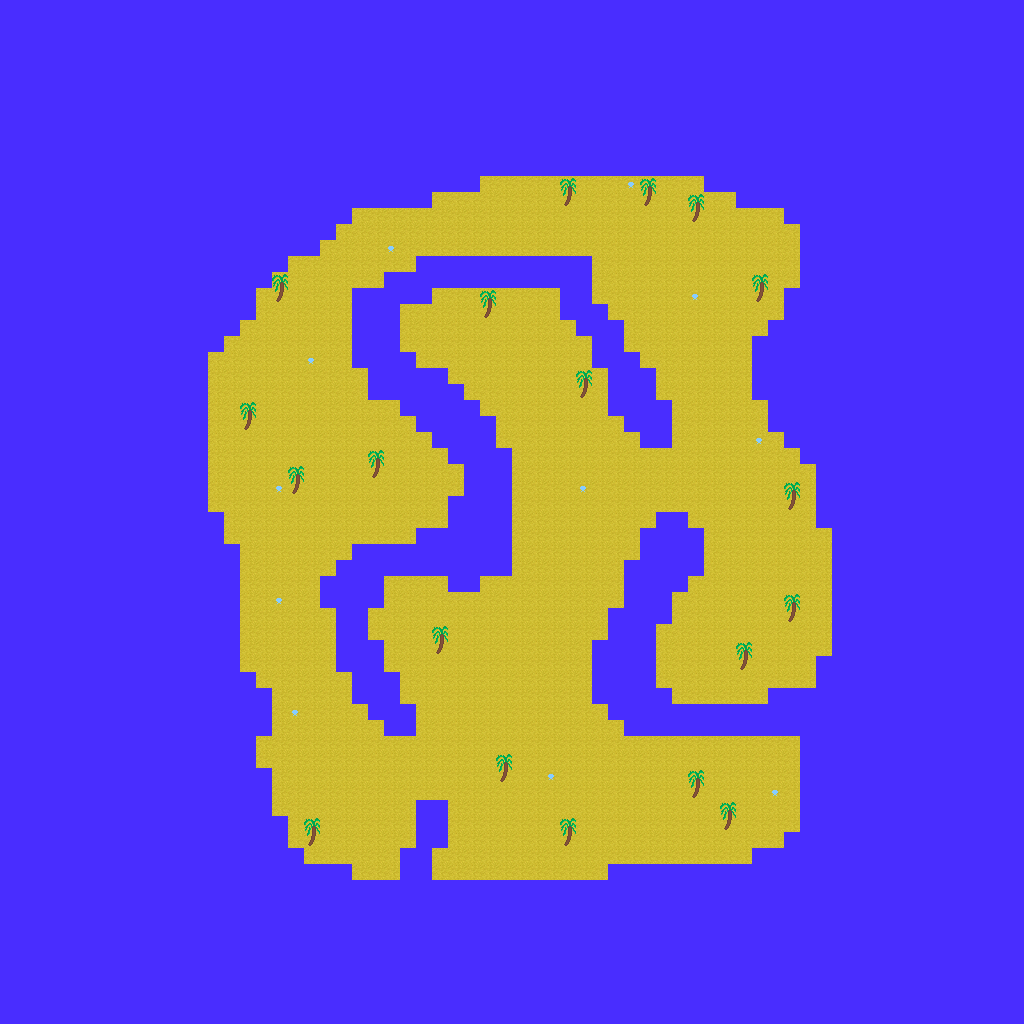

This game map was drawn from its Tiled (.tmx) file and the tilesets committed beside it. A one-line description and the trimmed map source follow:
An orthogonal 64x64 tile map with 16x16 px tiles, 3 tile layers (Walkable Layer, Collision Layer, Water Layer) and 15 objects (5x CRAB, 4x YELLOW_SLIME, 3x CHEST, START, YELLOW_PORTAL, ...).

<map version="1.2" tiledversion="1.2.3536" orientation="orthogonal" renderorder="right-down" width="64" height="64" tilewidth="16" tileheight="16" infinite="0" nextlayerid="7" nextobjectid="37">
 <tileset firstgid="1" source="THUNDERLANDS.tsx" />
 <layer id="1" name="Walkable Layer" width="64" height="64">
  <data>[4096 cells, 1205 non-empty, 2 distinct tile ids]</data>
 </layer>
 <layer id="4" name="Collision Layer" width="64" height="64">
  <data>[4096 cells, 45 non-empty, 3 distinct tile ids]</data>
 </layer>
 <objectgroup id="5" name="Object Layer">
  <object id="1" name="START" x="689.667" y="260.958" width="26" height="24.75" />
  <object id="2" name="YELLOW_PORTAL" x="688.667" y="309.208" />
  <object id="3" name="CASTLE" type="TELEPORTER" x="687.167" y="312.208">
   <properties>
    <property name="ID" type="int" value="1025" />
   </properties>
  </object>
  <object id="23" name="YELLOW_SLIME" x="493" y="227" />
  <object id="24" name="YELLOW_SLIME" x="312" y="424" />
  <object id="25" name="YELLOW_SLIME" x="346" y="774" />
  <object id="26" name="YELLOW_SLIME" x="631" y="801" />
  <object id="28" name="CRAB" x="582" y="496" />
  <object id="30" name="CRAB" x="814" y="564" />
  <object id="31" name="CRAB" x="688" y="847" />
  <object id="32" name="CRAB" x="282" y="628" />
  <object id="33" name="CRAB" x="503" y="670" />
  <object id="34" name="CHEST" x="760" y="770" />
  <object id="35" name="CHEST" x="413" y="490" />
  <object id="36" name="CHEST" x="529" y="317" />
 </objectgroup>
 <layer id="6" name="Water Layer" width="64" height="64">
  <data>[4096 cells, 2895 non-empty, 1 distinct tile ids]</data>
 </layer>
</map>
